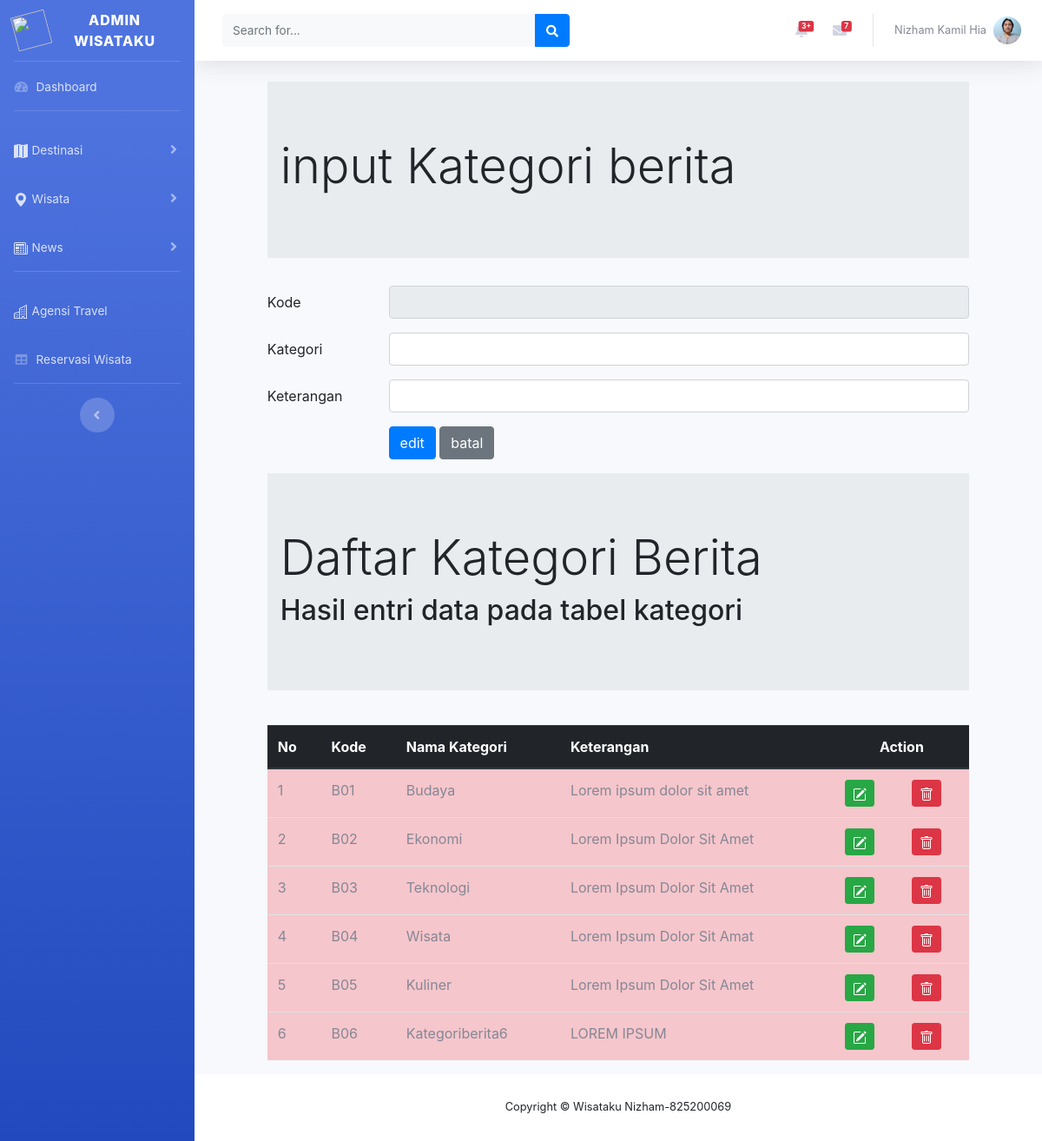
The page /Backend/beritaKategoriUbah.php on the database its author committed.
### tables this page shows
CREATE TABLE `beritakategori` (
  `beritaID` char(4) NOT NULL,
  `beritaKategori` char(100) NOT NULL,
  `beritaKeterangan` char(100) NOT NULL
);

### Backend/beritaKategoriUbah.php (the view, shortened to what this page needs)
<!DOCTYPE html>
<html lang="en">
<?php include "header.php";?>
<?php
    include "includes/config.php";
    $kodekategori = $_GET['ubah'];
    $editkategori = mysqli_query($con,"SELECT * FROM beritakategori WHERE beritaID='$kodekategori'");
    $rowedit = mysqli_fetch_array($editkategori);
?>
<head>
    <link rel="stylesheet" type="text/css" href="css/bootstrap.min.css">
</head>
<body>
    <div class="row">
        <div class="col-sm-1"></div>
        <div class="col-sm-10">
            <div class="jumbotron jumbotron-fluid">
                <div class="container">
                    <h1 class="display-4">input Kategori berita</h1>
                </div>
            </div>
            <form method="POST">
                <div class="form-group row">
                    <label for="kodekategori" class="col-sm-2 col-form-label">Kode</label>
                    <div class="col-sm-10">
                        <input type="text" class="form-control" name="inputkode" id="kodekategori"
                            value="<?php echo $rowedit['beritaID'] ?>" readonly maxlength="4" required>
                    </div>
                </div>
                <div class="form-group row">
                    <label for="namakategori" class="col-sm-2 col-form-label">Kategori</label>
                    <div class="col-sm-10">
                        <input type="text" class="form-control" name="inputnama" id="namakategori"
                            value="<?php echo $rowedit['beritaKategori'] ?>">
                    </div>
                </div>
                <div class="form-group row">
                    <label for="keterangankategori" class="col-sm-2 col-form-label">Keterangan</label>
                    <div class="col-sm-10">
                        <input type="text" class="form-control" name="inputket" id="keterangankategori"
                            value="<?php echo $rowedit['beritaKeterangan'] ?>">
                    </div>
                </div>
                <div class="form-group row">
                    <div class="col-sm-2"></div>
                    <div class="col-sm-10">
                        <input type="submit" class="btn btn-primary" value="edit" name="edit">
                        <input type="reset" class="btn btn-secondary" value="batal" name="batal">
                    </div>
                </div>
            </form>
        </div>
        <div class="col-sm-1"></div>
    </div>
    <div class="row">
        <div class="col-sm-1"></div>
        <div class="col-sm-10">
            <div class="jumbotron jumbotron-fluid">
                <div class="container">
                    <h1 class="display-4">Daftar Kategori Berita</h1>
                    <H2>Hasil entri data pada tabel kategori</H2>
                </div>
            </div>
            <table class="table table-hover table-danger">
                <thead class="thead-dark">
                    <tr>
                        <th>No</th>
                        <th>Kode</th>
                        <th>Nama Kategori</th>
                        <th>Keterangan</th>
                        <th colspan="2" style="text-align: center;">Action</th>
                    </tr>
                </thead>
                <tbody>
                    <?php
                    if(isset($_POST["kirim"])){
                    }else{
                        $query = mysqli_query($con,"SELECT * FROM beritakategori");
                    }
                    $nomor = 1;
                    while ($row = mysqli_fetch_array($query)){
                    ?>
                    <tr>
                        <td><?php echo $nomor;?></td>
                        <td><?php echo $row['beritaID'];?></td>
                        <td><?php echo $row['beritaKategori'];?></td>
                        <td><?php echo $row['beritaKeterangan'];?></td>
                        <td> <a href="beritaKategoriUbah.php?ubah=<?php echo $row['beritaID']?>"
                                class="btn btn-success btn-sm" title="EDIT">
                                </a></td>
                        <td><a href="beritaKategoriHapus.php?hapus=<?php echo $row['beritaID']?>"
                                class="btn btn-danger btn-sm" title="DELETE">
                            </a>
                        </td>
                        <?php $nomor = $nomor + 1;?>
                    </tr>
                    <?php
                    }
                    ?>
                </tbody>
            </table>
        </div>
        <div class="col-sm-1"></div>
    </div>
</body>
<?php include "footer.php"?>
</html>

### rows shown on the page
beritakategori: beritaID "B01", beritaKategori "Budaya", beritaKeterangan "Lorem ipsum dolor sit amet"
beritakategori: beritaID "B02", beritaKategori "Ekonomi", beritaKeterangan "Lorem Ipsum Dolor Sit Amet"
beritakategori: beritaID "B03", beritaKategori "Teknologi", beritaKeterangan "Lorem Ipsum Dolor Sit Amet"
beritakategori: beritaID "B04", beritaKategori "Wisata", beritaKeterangan "Lorem Ipsum Dolor Sit Amat"
beritakategori: beritaID "B05", beritaKategori "Kuliner", beritaKeterangan "Lorem Ipsum Dolor Sit Amet"
beritakategori: beritaID "B06", beritaKategori "Kategoriberita6", beritaKeterangan "LOREM IPSUM"
